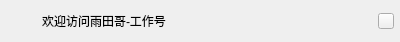
<?xml version="1.0" encoding="UTF-8"?>
<ui version="4.0">
 <class>TalkWindowItem</class>
 <widget class="QWidget" name="TalkWindowItem">
  <property name="geometry">
   <rect>
    <x>0</x>
    <y>0</y>
    <width>400</width>
    <height>42</height>
   </rect>
  </property>
  <property name="sizePolicy">
   <sizepolicy hsizetype="Expanding" vsizetype="Fixed">
    <horstretch>0</horstretch>
    <verstretch>0</verstretch>
   </sizepolicy>
  </property>
  <property name="minimumSize">
   <size>
    <width>0</width>
    <height>42</height>
   </size>
  </property>
  <property name="maximumSize">
   <size>
    <width>16777215</width>
    <height>42</height>
   </size>
  </property>
  <property name="windowTitle">
   <string>TalkWindowItem</string>
  </property>
  <layout class="QHBoxLayout" name="horizontalLayout" stretch="0,0,0">
   <property name="leftMargin">
    <number>6</number>
   </property>
   <property name="topMargin">
    <number>6</number>
   </property>
   <property name="rightMargin">
    <number>6</number>
   </property>
   <property name="bottomMargin">
    <number>6</number>
   </property>
   <item>
    <widget class="QLabel" name="headlabel">
     <property name="sizePolicy">
      <sizepolicy hsizetype="Fixed" vsizetype="Fixed">
       <horstretch>0</horstretch>
       <verstretch>0</verstretch>
      </sizepolicy>
     </property>
     <property name="minimumSize">
      <size>
       <width>30</width>
       <height>30</height>
      </size>
     </property>
     <property name="maximumSize">
      <size>
       <width>30</width>
       <height>30</height>
      </size>
     </property>
     <property name="text">
      <string/>
     </property>
    </widget>
   </item>
   <item>
    <widget class="QLabel" name="msgLabel">
     <property name="sizePolicy">
      <sizepolicy hsizetype="Expanding" vsizetype="Preferred">
       <horstretch>0</horstretch>
       <verstretch>0</verstretch>
      </sizepolicy>
     </property>
     <property name="text">
      <string>欢迎访问雨田哥-工作号</string>
     </property>
    </widget>
   </item>
   <item>
    <widget class="QPushButton" name="tclosebtn">
     <property name="sizePolicy">
      <sizepolicy hsizetype="Fixed" vsizetype="Fixed">
       <horstretch>0</horstretch>
       <verstretch>0</verstretch>
      </sizepolicy>
     </property>
     <property name="minimumSize">
      <size>
       <width>16</width>
       <height>16</height>
      </size>
     </property>
     <property name="maximumSize">
      <size>
       <width>16</width>
       <height>16</height>
      </size>
     </property>
     <property name="text">
      <string/>
     </property>
    </widget>
   </item>
  </layout>
 </widget>
 <layoutdefault spacing="6" margin="11"/>
 <resources/>
 <connections/>
</ui>
